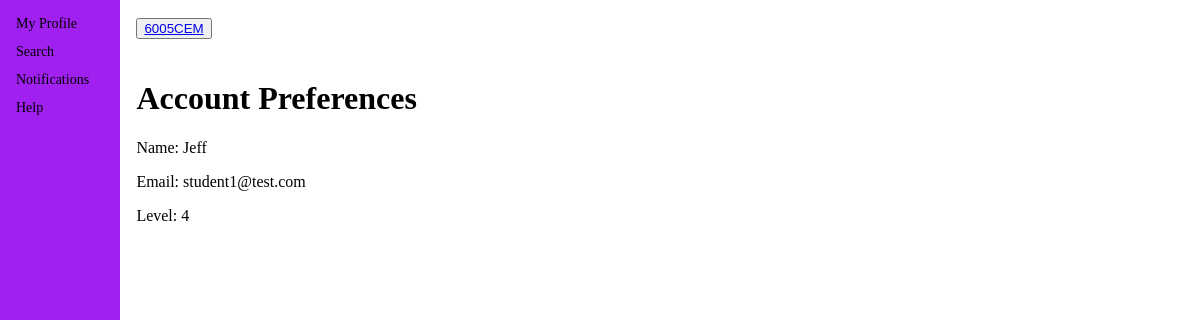
The app's page / (signed in) with its own data.
### app/models.py (models this page shows)
class Enrolment(db.Model):
    __tablename__ = 'enrolment'
    enrolmentId = db.Column(db.Integer, primary_key=True)
    moduleCode = db.Column(db.Integer, db.ForeignKey(Module.moduleCode), nullable=False)
    userId = db.Column(db.Integer, db.ForeignKey(User.id), nullable=False)

class User(UserMixin, db.Model):
    __tablename__ = 'user'
    id = db.Column(db.Integer, primary_key=True, autoincrement=True)
    userRole = db.Column(db.Integer, db.ForeignKey(Role.roleName), nullable=False)
    userEmail = db.Column(db.String(50), unique=True, nullable=False)
    userPassword = db.Column(db.String(32), nullable=False)
    userName = db.Column(db.String(50), nullable=False)
    userLevel = db.Column(db.Integer, nullable=False)
    avatar_image = db.Column(db.String(100))

### app/main.py (the view)
@main.route('/')
@login_required
def index():
    enrolled_modules= []
    query = select(Enrolment).where(Enrolment.userId == current_user.id)
    enrolment = db.session.execute(query)
    for x in enrolment:
        for y in x:
            enrolled_modules.append(y.moduleCode)
    if current_user.userRole == "admin":
        return redirect(url_for('admin.admin_panel'))
    else:
        return render_template('account.html', enrolled_modules=enrolled_modules)

### app/__init__.py (called while the page is built)
def make_app():
    app = Flask(__name__)
    app.config['SECRET_KEY'] = 'secr3!t'
    app.config['SQLALCHEMY_DATABASE_URI'] = 'sqlite:///db.sqlite'
    db.init_app(app)
    login_manager = LoginManager()#Create an instance of the login manager
    login_manager.login_view = 'auth.login'#Tell login manager what view to navigate to
    login_manager.init_app(app)#Initialise with the app
    from .models import User#Import User class/schema
    @login_manager.user_loader
    def load_user(user_id):
        return User.query.get(int(user_id))
    from .auth import auth as auth_blueprint
    app.register_blueprint(auth_blueprint)
    from .main import main as main_blueprint
    app.register_blueprint(main_blueprint)
    from .admin import admin as admin_blueprint
    app.register_blueprint(admin_blueprint)
    return app

### app/templates/account.html
{% extends "base.html" %}
{%block main%}
<h1>Account Preferences</h1>
<p>Name: {{current_user.userName}}</p>
<p>Email: {{current_user.userEmail}}</p>
<p>Level: {{current_user.userLevel}}</p>
{%endblock%}

### app/templates/base.html (shortened to what this page needs)
<!DOCTYPE html>
<html lang="en">
    <head>
        <link rel="stylesheet" href="{{url_for('static', filename='base.css')}}">
    </head>
<body>
      <div class="column left">
        <div class="sidenav">
            <a href="{{url_for('main.index')}}">My Profile</a>
            <a href="#">Search</a>
            <a href="#">Notifications</a>
            <a href="#">Help</a>
          </div>
      </div>
    <div class="column right">
    {% if current_user.userRole != 'admin'%}
    <div class="row">
        <div class="module-selector">
            <button class="module-selector-content">
                {%for module in enrolled_modules%}
                    <a href="{{url_for('main.module_home')}}?module={{module}}">{{module}}</a>
                {%endfor%}
            </button>
        </div>
    </div>
    {% endif %}
    <div class="row">
    <div class="maincontent">
    {% block main %}
    {% endblock %}
    </div>
    </div>
    </div>
</body>
</html>

### app/static/base.css (style rules this page uses)
* { box-sizing: border-box; }
.row { padding: 10px }
.column { float: left; padding-left: 10%; }
.sidenav { height: 100%; width:10%; position: fixed; top: 0; left: 0; background-color: #A020F0; overflow-x: hidden; padding-top: 10px; }
.sidenav a { padding: 6px 8px 6px 16px; text-decoration: none; font-size: 14px; color: #000000; display: block; }

### records on screen
Enrolment: moduleCode "6005CEM"
User: userName "Jeff", userEmail "student1@test.com", userLevel "4"
